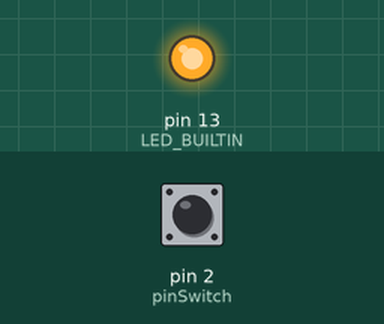
Simulated run of this sketch. Board: Arduino Uno, built with avr-gcc and run on an emulated ATmega328P. On the bench: output pins drawn as LEDs (lit = HIGH). Inputs (shaded band) come from the test bench; at power-on: pin 2 (pinSwitch) HIGH. What the sketch prints to the serial monitor is not drawn.

Above: at 1.2 s.
1.3 s: pin 2 (pinSwitch) pulled LOW for 0.15 s
At 1.37 s:
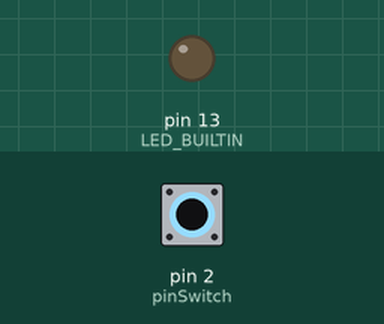
2.9 s: pin 2 (pinSwitch) pulled LOW for 3.2 s
At 6.8 s:
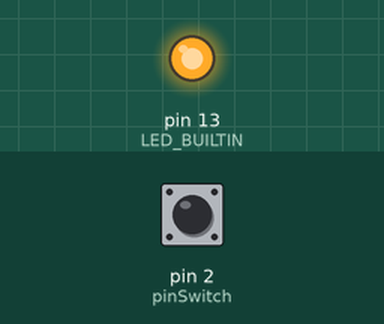
Timing chart, 0 to 8.3 s (numbered marks = the images above; inputs shaded):
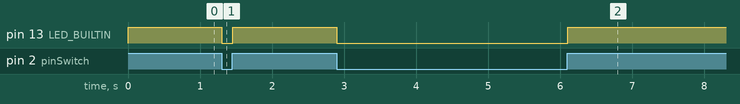

The sketch:

Switch.ino
```cpp
const int pinSwitch = 2;
int ignition = 1;

void setup() {
  // put your setup code here, to run once:
  pinMode(pinSwitch,INPUT_PULLUP);
  pinMode(LED_BUILTIN,OUTPUT);
  Serial.begin(9600);
}

void loop() {
  // put your main code here, to run repeatedly:
  ignition = digitalRead(pinSwitch);
  if(ignition == HIGH)
  {
    digitalWrite(13,HIGH);
  }

  else
  {
    digitalWrite(13, LOW);
  }
  Serial.println(ignition);
  delay(1);
}
```

Measured:
- after the input at 1.3 s, pin 13 (LED_BUILTIN): HIGH → LOW at once, → HIGH 0.15 s later
- after the input at 2.9 s, pin 13 (LED_BUILTIN): HIGH → LOW at once, → HIGH 3.2 s later
